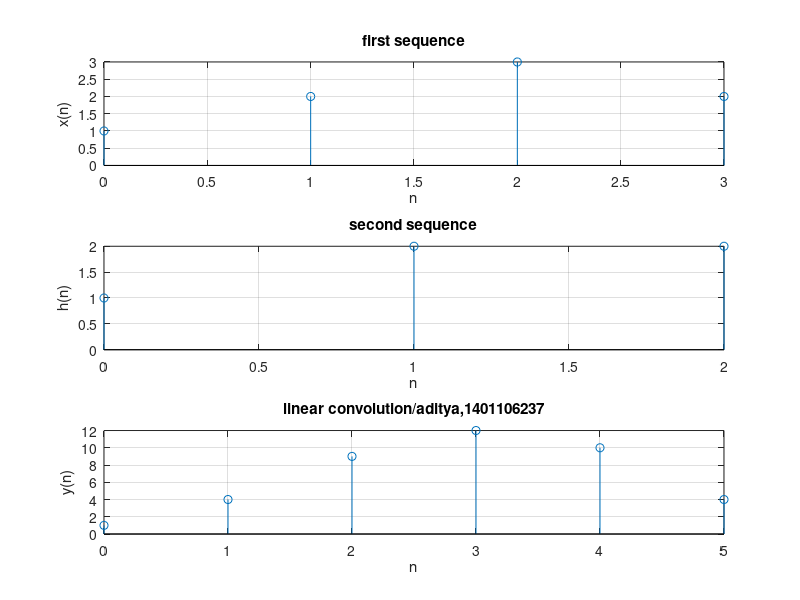

Source code (MATLAB):
clc;
clear all;
close all;
x=[1 2 3 2];
h=[1 2 2];
n1=length(x);
n2=length(h);
N=n1+n2-1;
t=0:n1-1;
n=0:N-1;
z=0:n2-1;
subplot(3,1,1);
stem(t,x);
grid on;
xlabel('n');
ylabel('x(n)');
title('first sequence');
subplot(3,1,2);
stem(z,h);
grid on;
xlabel('n');
ylabel('h(n)');
title('second sequence');
y=conv(x,h);
subplot(3,1,3);
stem(n,y);
grid on;
xlabel('n');
ylabel('y(n)');
title('linear convolution/aditya,1401106237');


